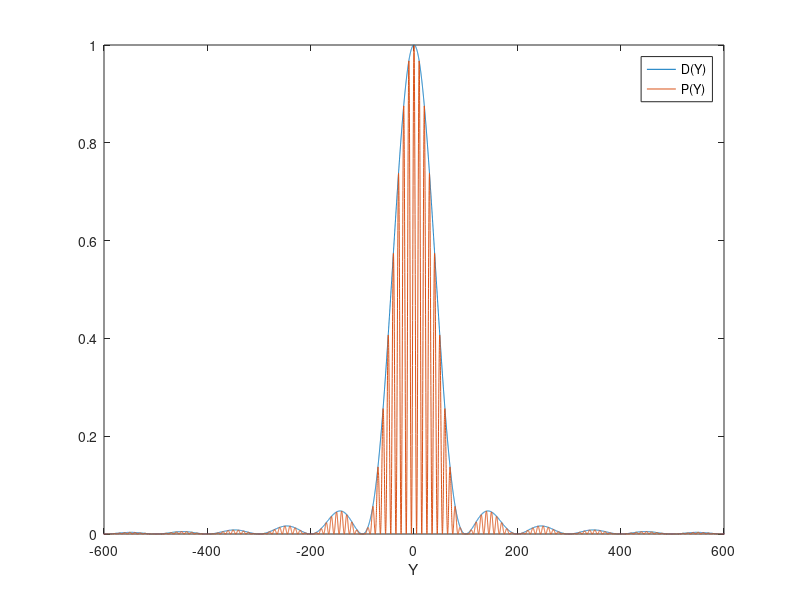

Source code (MATLAB):
% D10FAGRDSLS
% Diffraction on an amplitude grating at normal incidence.
% Width of openings d, center to center distance of strips a, wavelength ????, distance
% from grating to screen X and coordinate on Screen Y.
% All distances and wavelength in mm, number of lines N.
% All parameters are globally defined above the graph.
% D(A) is the diffraction factor
% I(A) is the interference factor, normalized to 1.
% P(A) is the product of interference and diffraction factor.

function D10FAGRDSLS;

Y = (-800:0.1:800);
X = 4000;
d = 0.02;
Lamda = 0.0005;
a = 0.2;
N = 2;
D = (sin(pi*(d/Lamda)*(Y/X))./(pi*(d/Lamda)*(Y/X))).^2;
I = (sin(pi*(a/Lamda)*(Y/X)*N)./(N*sin(pi*(a/Lamda)*(Y/X)))).^2;
P = D.*I;

figure(1);
plot(Y,D,Y,P);
axis([-600 600 0 1]);                  % PLOTS LIMITS                    
xlabel('Y');
legend('D(Y)','P(Y)');
